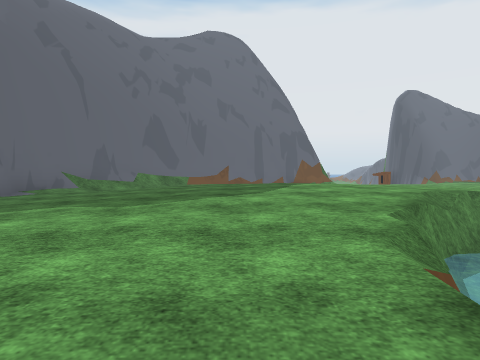
[1] (above)

24 first-person views from a walk through a 3-D level made in the Unity game engine. The camera is 1.2 m above the floor, tilts 2° down and sees 75° across. The floor is counted in squares, 2 m on a side. Each view is taken from the middle of a square. On the plan, view 1 faces up. The plan holds only what a view shows up to about 9 squares ahead; the rest is blank. The place goes on beyond the plan. The player is left out. Some surface patterns are stand-ins.

[2]
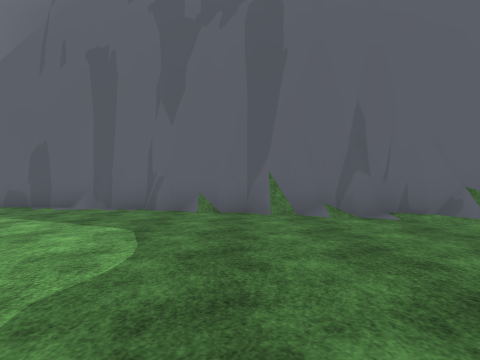

[3]
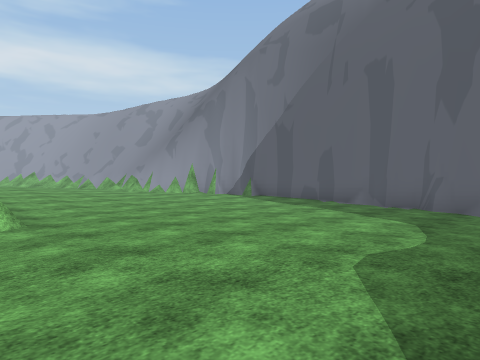

[4]
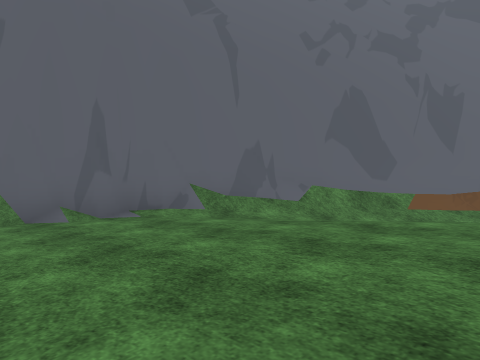

[5]
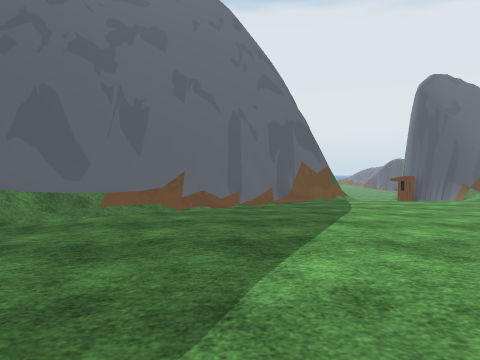

[6]
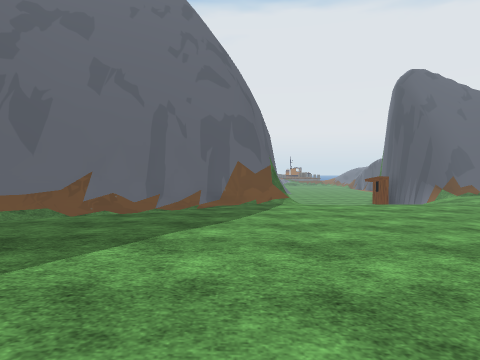

[7]
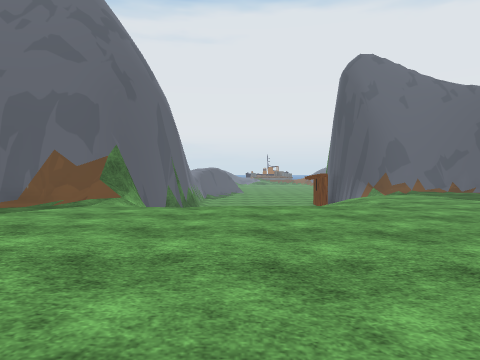

[8]
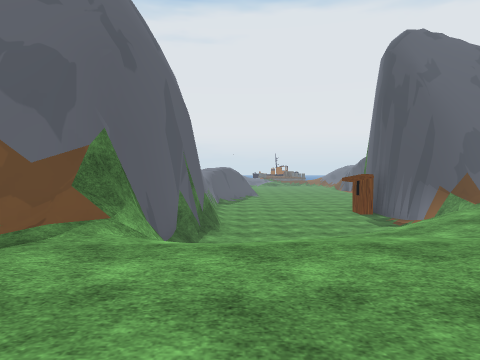

[9]
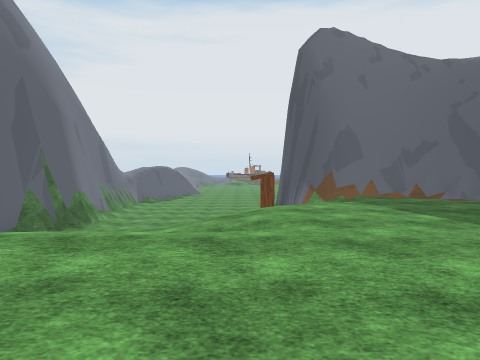

[10]
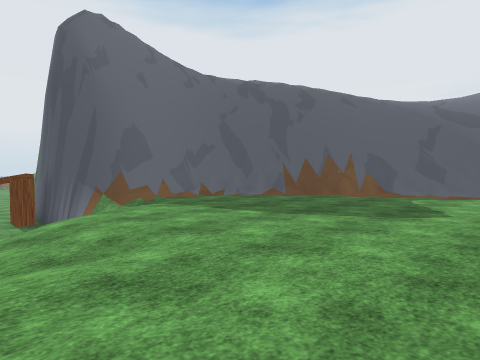

[11]
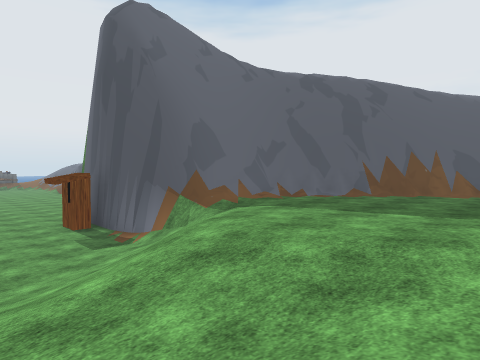

[12]
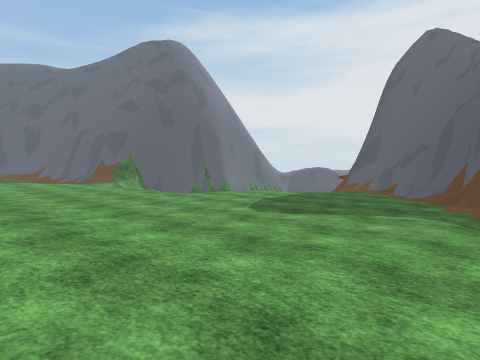

[13]
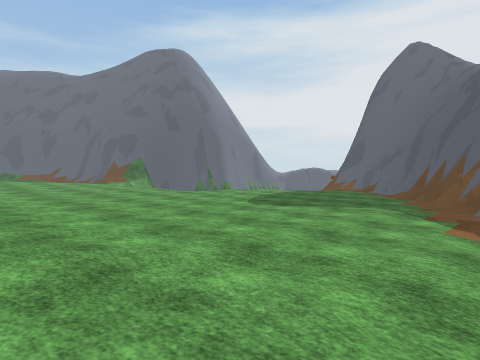

[14]
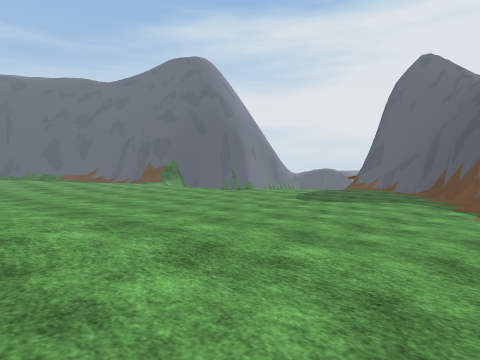

[15]
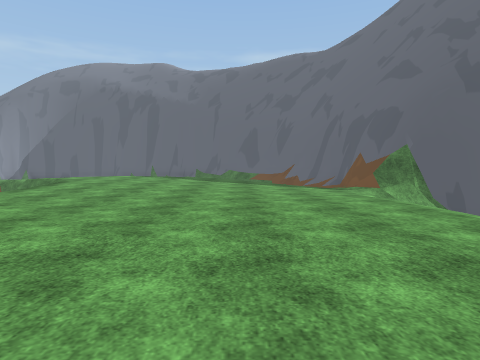

[16]
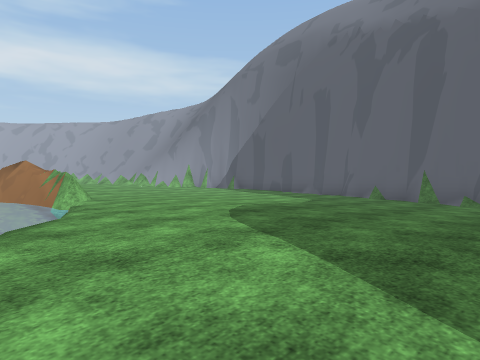

[17]
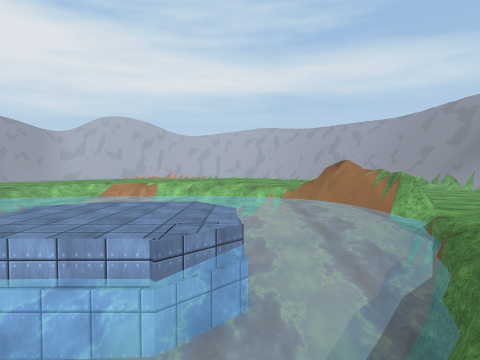

[18]
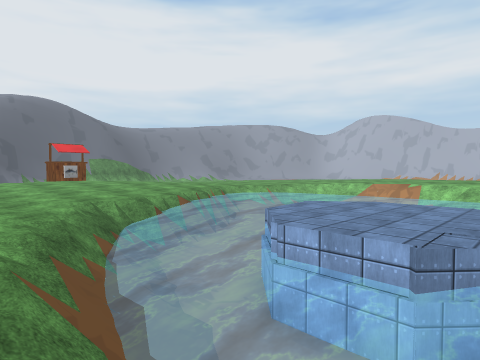

[19]
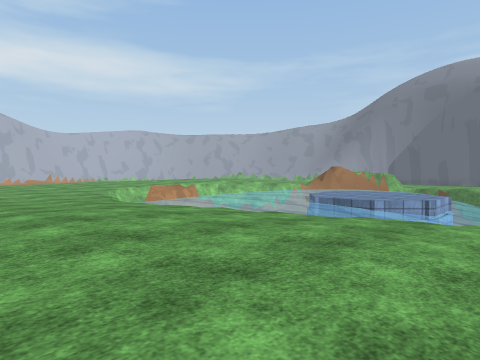

[20]
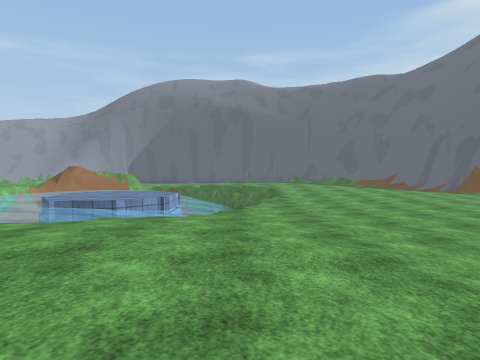

[21]
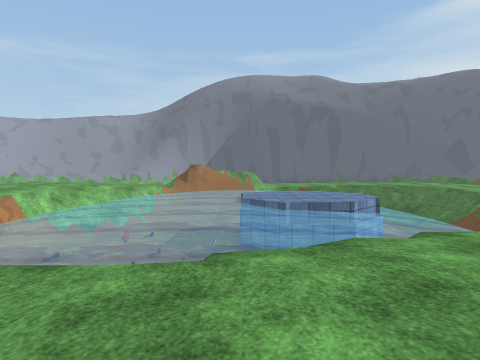

[22]
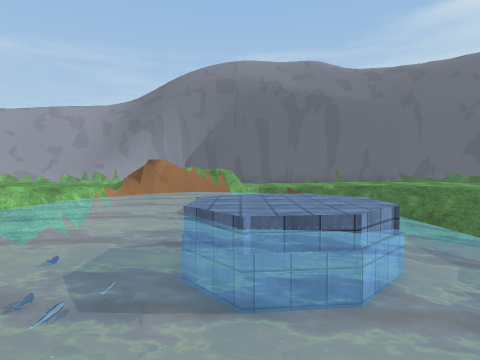

[23]
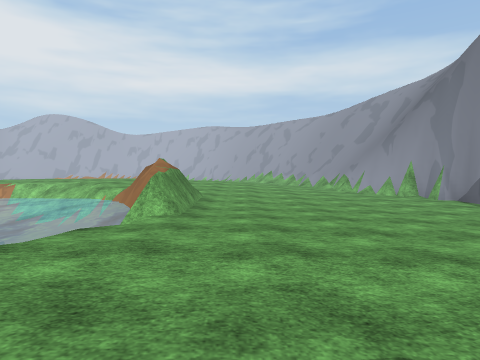

[24]
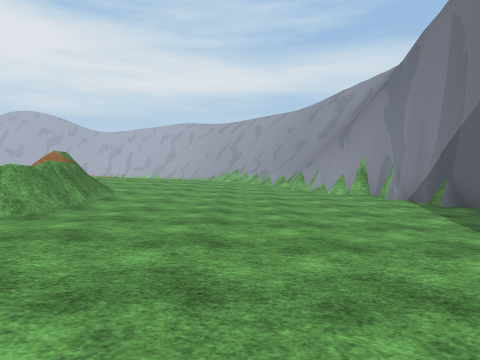

### Floor plan
Key: @ floor where view 1 was taken; # wall or solid block; x gap in a wall; . main floor; : floor 0.25 m higher than the main floor; + floor 0.5 m higher than the main floor; * floor 0.75 m higher than the main floor; - floor 0.75 m lower than the main floor; % floor 1 m higher than the main floor; _ floor 1 m lower than the main floor; < floor 2.25 m lower than the main floor; / step, stairs or slope; = window, fence, low wall or low ledge; ~ water the walk can cross; ≈ water the walk keeps out of; ^ raised ledge.
Columns run from 8 left of view 1 to 20 right of it. Each row starts with its distance up from view 1.
 20             ##<<<<//####
 19             #/<////////##
 18             #/  /////...##
 17             #   ///......##
 16             #   ///......=##
 15          ####/   //.......##
 14        ###//////./.........##
 13       ##///::::::...........#
 12      ##///::::::::..........
 11     ##/ //++:::::::.........
 10    ##///++++++::::::::::::..
  9    #///+++*++++::::::::/::::
  8   ##:+++****+++::::::::///::
  7   #:::++****+++:::::+++///+:
  6  ##:::++****/=/::::++++**//+
  5  #/::+++***/_~~///:+++***
  4  #.:::++++/≈≈≈≈≈≈-/++**%%
  3 ##.:::++++≈≈≈#^≈≈≈≈++**%%
  2 #...:::++/≈≈^#^^≈≈≈≈+/*%%
  1 #....::::≈≈≈^#^^#≈≈≈+/*%%
  0 #....:::@x≈≈^^^^^≈≈≈//**
 -1 #.....::##≈≈≈^^≈≈≈≈≈≈***
 -2 #......:##≈≈≈≈≈≈≈≈≈≈≈+**
 -3 #.....::##≈≈≈≈≈≈≈≈≈≈≈+++
 -4 #.....::: /≈≈≈≈≈≈≈≈≈≈+++
 -5 ##...:::+  /.≈≈≈≈≈≈  +++

Where each view was taken, in squares from view 1:
view 1: 0 up, 0 right, facing up
view 2: 5 up, 0 right, facing left
view 3: 5 up, 1 right, facing down-left
view 4: 5 up, 0 right, facing up-left
view 5: 5 up, 1 right, facing up
view 6: 6 up, 3 right, facing up
view 7: 8 up, 7 right, facing up
view 8: 11 up, 6 right, facing up
view 9: 11 up, 10 right, facing up
view 10: 12 up, 9 right, facing up-right
view 11: 14 up, 8 right, facing up-right
view 12: 9 up, 18 right, facing up-left
view 13: 8 up, 19 right, facing up-left
view 14: 6 up, 19 right, facing up-left
view 15: 11 up, 13 right, facing left
view 16: 8 up, 3 right, facing down-left
view 17: 6 up, 4 right, facing down
view 18: 6 up, 4 right, facing down-right
view 19: 5 up, 16 right, facing down-left
view 20: 5 up, 16 right, facing left
view 21: 1 down, 15 right, facing left
view 22: 0 up, 12 right, facing left
view 23: 5 up, 1 left, facing down
view 24: 4 up, 3 left, facing down
